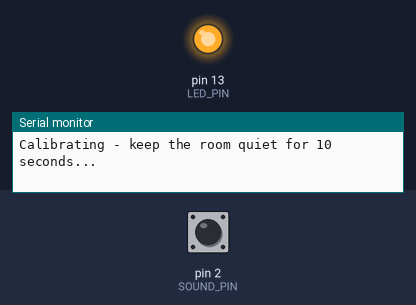
The sketch below on a simulated Arduino Uno, built with avr-gcc and run on an emulated ATmega328P. Parts: output pins drawn as LEDs (lit = HIGH), the last lines printed to the serial monitor. The test bench sets the inputs (shaded band); at power-on: pin 2 (SOUND_PIN) HIGH.

Above: at 0.3 s.
At 11.2 s:
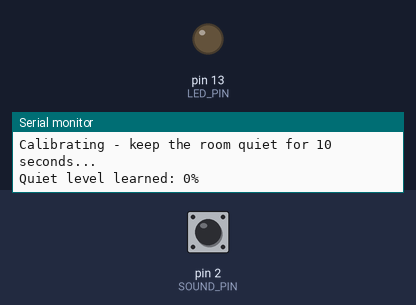
11.3 s: pin 2 (SOUND_PIN) pulsed LOW 5 times (0.12 s each, 0.3 s apart)
Timing chart, 0 to 14.3 s (numbered marks = the images above; inputs shaded):
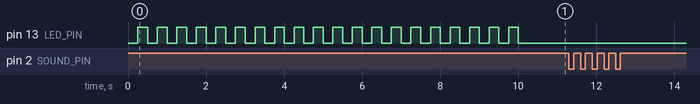

The sketch:

crowd_node.ino
```cpp
/*
  Crowd Noise Node  -  Arduino UNO + LM393 sound module
  Counts how often the sound sensor fires, turns that into Low / Moderate / Crowded,
  lights the built-in LED when Crowded, and prints one JSON line over USB every window.
  No audio is ever recorded - only "was it loud or not" samples.

  WIRING (3 wires, no other parts needed):
    LM393 VCC -> Arduino 5V
    LM393 GND -> Arduino GND
    LM393 DO  -> Arduino pin 2        (leave AO unconnected)
  The built-in LED on pin 13 is the alert light.

  SETUP: turn the small screw (potentiometer) on the LM393 until its own LED stays off
  in a quiet room but flickers when you clap or talk loudly. Then press the Arduino
  RESET button: it spends 10 seconds in a quiet room to learn the "normal" level.
*/

const int SOUND_PIN = 2;
const int LED_PIN = 13;

// Most LM393 modules pull DO LOW when sound is loud. If your readings look inverted
// (always busy in a quiet room), change LOW to HIGH here.
const int ACTIVE_STATE = LOW;

const unsigned long SAMPLE_MS = 5;          // look at the sensor every 5 ms
const unsigned long WINDOW_MS = 5000;       // one report every 5 seconds
const unsigned long CALIBRATION_MS = 10000; // learn the quiet level at start-up (10 s)
const int MODERATE_ABOVE = 10;              // % points above quiet level = Moderate
const int CROWDED_ABOVE = 30;               // % points above quiet level = Crowded

int baseline = 0;
int prevCurrent = -1;
int prevSmoothed = -1;

// Returns the % of samples in which the sensor reported loud sound
int measureWindow(unsigned long durationMs, bool blink) {
  unsigned long start = millis();
  unsigned long samples = 0, active = 0;
  while (millis() - start < durationMs) {
    if (digitalRead(SOUND_PIN) == ACTIVE_STATE) active++;
    samples++;
    if (blink) digitalWrite(LED_PIN, (millis() / 250) % 2);
    delay(SAMPLE_MS);
  }
  return samples ? (int)(100UL * active / samples) : 0;
}

void setup() {
  pinMode(SOUND_PIN, INPUT);
  pinMode(LED_PIN, OUTPUT);
  Serial.begin(9600);
  Serial.println("Calibrating - keep the room quiet for 10 seconds...");
  baseline = measureWindow(CALIBRATION_MS, true);
  digitalWrite(LED_PIN, LOW);
  Serial.print("Quiet level learned: ");
  Serial.print(baseline);
  Serial.println("%");
}

void loop() {
  int current = measureWindow(WINDOW_MS, false);
  // average with the previous window so one short clap does not cause an alert
  int smoothed = (prevCurrent < 0) ? current : (prevCurrent + current) / 2;

  const char* level = "low";
  if (smoothed >= baseline + CROWDED_ABOVE) level = "crowded";
  else if (smoothed >= baseline + MODERATE_ABOVE) level = "moderate";

  const char* trend = "steady";
  if (prevSmoothed >= 0) {
    if (smoothed - prevSmoothed >= 8) trend = "rising";
    else if (prevSmoothed - smoothed >= 8) trend = "falling";
  }

  digitalWrite(LED_PIN, level[0] == 'c' ? HIGH : LOW);

  // One JSON line for the bridge script
  Serial.print("{\"level\":\"");
  Serial.print(level);
  Serial.print("\",\"activity\":");
  Serial.print(smoothed);
  Serial.print(",\"trend\":\"");
  Serial.print(trend);
  Serial.println("\"}");

  prevCurrent = current;
  prevSmoothed = smoothed;
}
```
